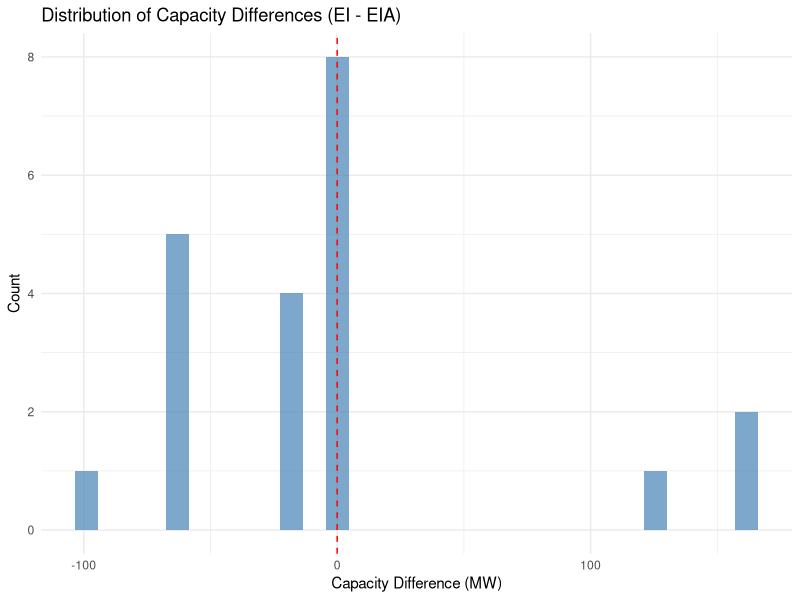
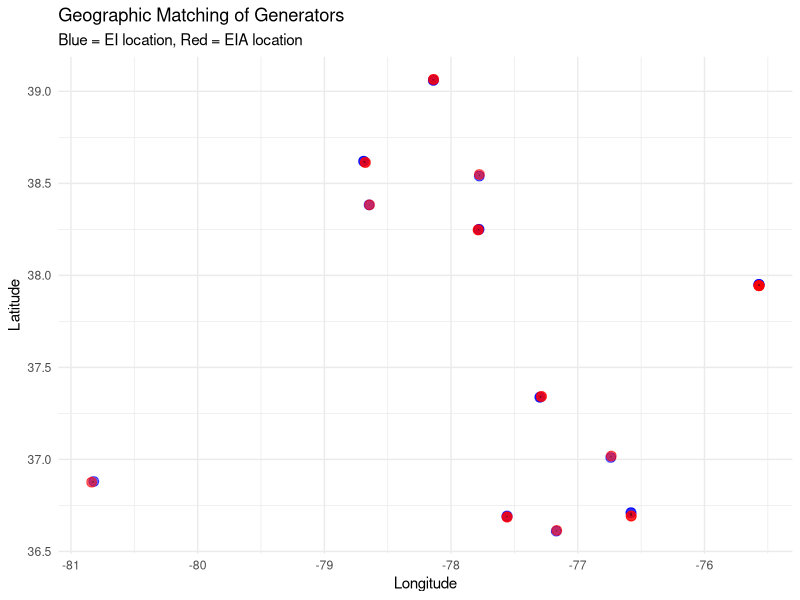

These charts were generated, in order, by the following R code:
## ---- chunk 1
knitr::opts_chunk$set(echo = TRUE)
## ---- chunk 2
library(dplyr)
library(readr)
library(knitr)
library(ggplot2)
## ---- chunk 3
#' Compare generators between EI and EIA datasets using geographic coordinates
#'
#' @param ei_gens data.frame: EI generators dataframe (must have Lat, Lon, Rating columns)
#' @param eia_gens data.frame: EIA generators dataframe (must have lat, lon, nameplate_capacity columns)
#' @param coord_tolerance numeric: Maximum distance in degrees for matching (default: 0.02 ≈ 2.2km)
#'
#' @return list: Contains in_both, in_ei_only, in_eia_only data frames and summary statistics
compare_generator_fleets = function(ei_gens, eia_gens, coord_tolerance = 0.02) {
  
  # Function to find matches based on lat/lon
  find_closest_match = function(lat, lon, df, tolerance) {
    distances = sqrt((df$lat - lat)^2 + (df$lon - lon)^2)
    min_dist = min(distances)
    idx = which.min(distances)
    
    if (min_dist <= tolerance) {
      return(idx)
    } else {
      return(NA)
    }
  }
  
  # Create a copy to avoid modifying original
  ei_gens_copy = ei_gens
  
  # Create matching results
  ei_gens_copy$eia_match_idx = sapply(1:nrow(ei_gens_copy), function(i) {
    find_closest_match(ei_gens_copy$Lat[i], ei_gens_copy$Lon[i], 
                      eia_gens, coord_tolerance)
  })
  
  # Generators in both datasets
  in_both = ei_gens_copy %>% filter(!is.na(eia_match_idx))
  
  # Add EIA data to matched generators
  if (nrow(in_both) > 0) {
    in_both$eia_lat = eia_gens$lat[in_both$eia_match_idx]
    in_both$eia_lon = eia_gens$lon[in_both$eia_match_idx]
    in_both$eia_capacity = eia_gens$nameplate_capacity[in_both$eia_match_idx]
    in_both$capacity_diff = in_both$Rating - in_both$eia_capacity
    
    # Rename EI lat/lon for clarity
    in_both = in_both %>%
      rename(ei_lat = Lat, ei_lon = Lon)
  }
  
  # Generators in EI but not in EIA
  in_ei_only = ei_gens_copy %>% filter(is.na(eia_match_idx))
  
  # Generators in EIA but not in EI
  matched_eia_indices = in_both$eia_match_idx[!is.na(in_both$eia_match_idx)]
  in_eia_only = eia_gens %>% 
    filter(!(row_number() %in% matched_eia_indices))
  
  # Calculate summary statistics
  total_ei_capacity = sum(ei_gens$Rating, na.rm = TRUE)
  total_eia_capacity = sum(eia_gens$nameplate_capacity, na.rm = TRUE)
  matched_ei_capacity = if(nrow(in_both) > 0) sum(in_both$Rating, na.rm = TRUE) else 0
  matched_eia_capacity = if(nrow(in_both) > 0) sum(in_both$eia_capacity, na.rm = TRUE) else 0
  mean_capacity_diff = if(nrow(in_both) > 0) mean(in_both$capacity_diff, na.rm = TRUE) else 0
  
  # Print summary
  cat("\n", paste(rep("=", 60), collapse = ""), "\n")
  cat("Fleet Comparison Results\n")
  cat(paste(rep("=", 60), collapse = ""), "\n")
  cat("Generators in both EI and EIA:", nrow(in_both), "\n")
  cat("Generators in EI only:", nrow(in_ei_only), "\n")
  cat("Generators in EIA only:", nrow(in_eia_only), "\n")
  cat("\nCapacity Summary:\n")
  cat("  Total EI capacity:", round(total_ei_capacity, 2), "MW\n")
  cat("  Total EIA capacity:", round(total_eia_capacity, 2), "MW\n")
  cat("  Matched EI capacity:", round(matched_ei_capacity, 2), "MW\n")
  cat("  Matched EIA capacity:", round(matched_eia_capacity, 2), "MW\n")
  cat("  Mean capacity difference:", round(mean_capacity_diff, 2), "MW\n")
  cat(paste(rep("=", 60), collapse = ""), "\n\n")
  
  # Return results as a list
  return(list(
    in_both = in_both,
    in_ei_only = in_ei_only,
    in_eia_only = in_eia_only,
    summary = list(
      total_ei_capacity = total_ei_capacity,
      total_eia_capacity = total_eia_capacity,
      matched_ei_capacity = matched_ei_capacity,
      matched_eia_capacity = matched_eia_capacity,
      mean_capacity_diff = mean_capacity_diff,
      n_matched = nrow(in_both),
      n_ei_only = nrow(in_ei_only),
      n_eia_only = nrow(in_eia_only)
    )
  ))
}
## ---- chunk 4
# Load EI generators
VA_ei_gens = read_csv("VA_original_EI.csv")

# Filter renewable dispatch generators
ei_rd_gens = VA_ei_gens %>% 
  filter(Type == "RenewableDispatch")

# Load EIA renewable generators
eia_rd = read_csv("renewable_VA_EIA.csv")
## ---- chunk 5
cat("Total EI renewable generators:", nrow(ei_rd_gens), "\n")
cat("Total EI renewable capacity:", round(sum(ei_rd_gens$Rating), 2), "MW\n")
cat("Available generators:", sum(ei_rd_gens$Available), "\n")
cat("Unavailable generators:", sum(!ei_rd_gens$Available), "\n")
## ---- chunk 6
cat("Total EIA renewable generators:", nrow(eia_rd), "\n")
cat("Total EIA renewable capacity:", round(sum(eia_rd$nameplate_capacity), 2), "MW\n")
## ---- chunk 7
renewable_results = compare_generator_fleets(
  ei_rd_gens, 
  eia_rd, 
  coord_tolerance = 0.02
)
## ---- chunk 8
summary_df = data.frame(
  Metric = c("Generators in both datasets", 
             "Generators in EI only", 
             "Generators in EIA only",
             "Total EI capacity (MW)",
             "Total EIA capacity (MW)",
             "Matched EI capacity (MW)",
             "Matched EIA capacity (MW)",
             "Mean capacity difference (MW)"),
  Value = c(
    renewable_results$summary$n_matched,
    renewable_results$summary$n_ei_only,
    renewable_results$summary$n_eia_only,
    round(renewable_results$summary$total_ei_capacity, 2),
    round(renewable_results$summary$total_eia_capacity, 2),
    round(renewable_results$summary$matched_ei_capacity, 2),
    round(renewable_results$summary$matched_eia_capacity, 2),
    round(renewable_results$summary$mean_capacity_diff, 2)
  )
)

kable(summary_df, caption = "Renewable Generator Fleet Comparison Summary")
## ---- chunk 9
if (nrow(renewable_results$in_both) > 0) {
  matched_display = renewable_results$in_both %>%
    dplyr::select(GenName, Rating, ei_lat, ei_lon, eia_lat, eia_lon, 
           eia_capacity, capacity_diff, Available) %>%
    head(20)
  
  kable(matched_display, 
        caption = "Sample of Matched Generators (first 20)",
        digits = 4)
}
## ---- chunk 10
if (nrow(renewable_results$in_both) > 0) {
  ggplot(renewable_results$in_both, aes(x = capacity_diff)) +
    geom_histogram(bins = 30, fill = "steelblue", alpha = 0.7) +
    geom_vline(xintercept = 0, linetype = "dashed", color = "red") +
    labs(title = "Distribution of Capacity Differences (EI - EIA)",
         x = "Capacity Difference (MW)",
         y = "Count") +
    theme_minimal()
}
## ---- chunk 11
if (nrow(renewable_results$in_both) > 0) {
  ggplot() +
    geom_point(data = renewable_results$in_both, 
               aes(x = ei_lon, y = ei_lat), 
               color = "blue", alpha = 0.6, size = 3) +
    geom_point(data = renewable_results$in_both, 
               aes(x = eia_lon, y = eia_lat), 
               color = "red", alpha = 0.6, size = 3) +
    geom_segment(data = renewable_results$in_both,
                 aes(x = ei_lon, y = ei_lat, 
                     xend = eia_lon, yend = eia_lat),
                 alpha = 0.3) +
    labs(title = "Geographic Matching of Generators",
         subtitle = "Blue = EI location, Red = EIA location",
         x = "Longitude",
         y = "Latitude") +
    theme_minimal()
}
## ---- chunk 12
cat("Number of EI-only generators:", nrow(renewable_results$in_ei_only), "\n")
cat("Unavailable generators in EI-only:", 
    sum(!renewable_results$in_ei_only$Available), "\n")

if (nrow(renewable_results$in_ei_only) > 0) {
  ei_only_display = renewable_results$in_ei_only %>%
    dplyr::select(GenName, Rating, Lat, Lon, Available) %>%
    head(20)
  
  kable(ei_only_display, 
        caption = "Sample of EI-Only Generators (first 20)")
}
## ---- chunk 13
cat("Number of EIA-only generators:", nrow(renewable_results$in_eia_only), "\n")

if (nrow(renewable_results$in_eia_only) > 0) {
  eia_only_display = renewable_results$in_eia_only %>%
    dplyr::select(plant, technology, nameplate_capacity, lat, lon) %>%
    head(20)
  
  kable(eia_only_display, 
        caption = "Sample of EIA-Only Generators (first 20)")
}
